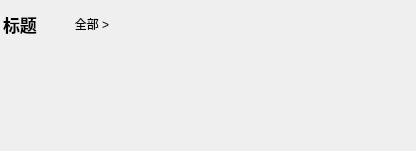
<?xml version="1.0" encoding="UTF-8"?>
<ui version="4.0">
 <class>LiveCommonPartWidget</class>
 <widget class="QWidget" name="LiveCommonPartWidget">
  <property name="geometry">
   <rect>
    <x>0</x>
    <y>0</y>
    <width>416</width>
    <height>151</height>
   </rect>
  </property>
  <property name="windowTitle">
   <string>LiveCommonPartWidget</string>
  </property>
  <layout class="QVBoxLayout" name="verticalLayout">
   <property name="spacing">
    <number>2</number>
   </property>
   <property name="leftMargin">
    <number>0</number>
   </property>
   <property name="topMargin">
    <number>2</number>
   </property>
   <property name="rightMargin">
    <number>2</number>
   </property>
   <property name="bottomMargin">
    <number>2</number>
   </property>
   <item>
    <widget class="QWidget" name="title_widget" native="true">
     <layout class="QHBoxLayout" name="horizontalLayout">
      <property name="spacing">
       <number>15</number>
      </property>
      <property name="leftMargin">
       <number>3</number>
      </property>
      <item>
       <widget class="QLabel" name="title_label">
        <property name="font">
         <font>
          <pointsize>13</pointsize>
          <bold>true</bold>
         </font>
        </property>
        <property name="text">
         <string>标题</string>
        </property>
       </widget>
      </item>
      <item>
       <widget class="QPushButton" name="all_pushButton">
        <property name="sizePolicy">
         <sizepolicy hsizetype="Minimum" vsizetype="Preferred">
          <horstretch>0</horstretch>
          <verstretch>0</verstretch>
         </sizepolicy>
        </property>
        <property name="cursor">
         <cursorShape>PointingHandCursor</cursorShape>
        </property>
        <property name="text">
         <string>全部 &gt;</string>
        </property>
        <property name="flat">
         <bool>true</bool>
        </property>
       </widget>
      </item>
      <item>
       <spacer name="horizontalSpacer">
        <property name="orientation">
         <enum>Qt::Horizontal</enum>
        </property>
        <property name="sizeHint" stdset="0">
         <size>
          <width>419</width>
          <height>20</height>
         </size>
        </property>
       </spacer>
      </item>
      <item>
       <widget class="QLabel" name="left_label">
        <property name="sizePolicy">
         <sizepolicy hsizetype="Fixed" vsizetype="Fixed">
          <horstretch>0</horstretch>
          <verstretch>0</verstretch>
         </sizepolicy>
        </property>
        <property name="minimumSize">
         <size>
          <width>20</width>
          <height>20</height>
         </size>
        </property>
        <property name="maximumSize">
         <size>
          <width>20</width>
          <height>20</height>
         </size>
        </property>
        <property name="text">
         <string/>
        </property>
       </widget>
      </item>
      <item>
       <widget class="QLabel" name="right_label">
        <property name="sizePolicy">
         <sizepolicy hsizetype="Fixed" vsizetype="Fixed">
          <horstretch>0</horstretch>
          <verstretch>0</verstretch>
         </sizepolicy>
        </property>
        <property name="minimumSize">
         <size>
          <width>20</width>
          <height>20</height>
         </size>
        </property>
        <property name="maximumSize">
         <size>
          <width>20</width>
          <height>20</height>
         </size>
        </property>
        <property name="text">
         <string/>
        </property>
       </widget>
      </item>
     </layout>
    </widget>
   </item>
   <item>
    <widget class="QWidget" name="table_widget" native="true">
     <property name="sizePolicy">
      <sizepolicy hsizetype="Expanding" vsizetype="Expanding">
       <horstretch>0</horstretch>
       <verstretch>0</verstretch>
      </sizepolicy>
     </property>
     <layout class="QVBoxLayout" name="verticalLayout_2">
      <property name="leftMargin">
       <number>0</number>
      </property>
      <property name="topMargin">
       <number>0</number>
      </property>
      <property name="rightMargin">
       <number>0</number>
      </property>
      <property name="bottomMargin">
       <number>0</number>
      </property>
      <item>
       <widget class="QWidget" name="line_widget_1" native="true"/>
      </item>
      <item>
       <widget class="QWidget" name="line_widget_2" native="true"/>
      </item>
     </layout>
    </widget>
   </item>
  </layout>
 </widget>
 <resources/>
 <connections/>
</ui>
